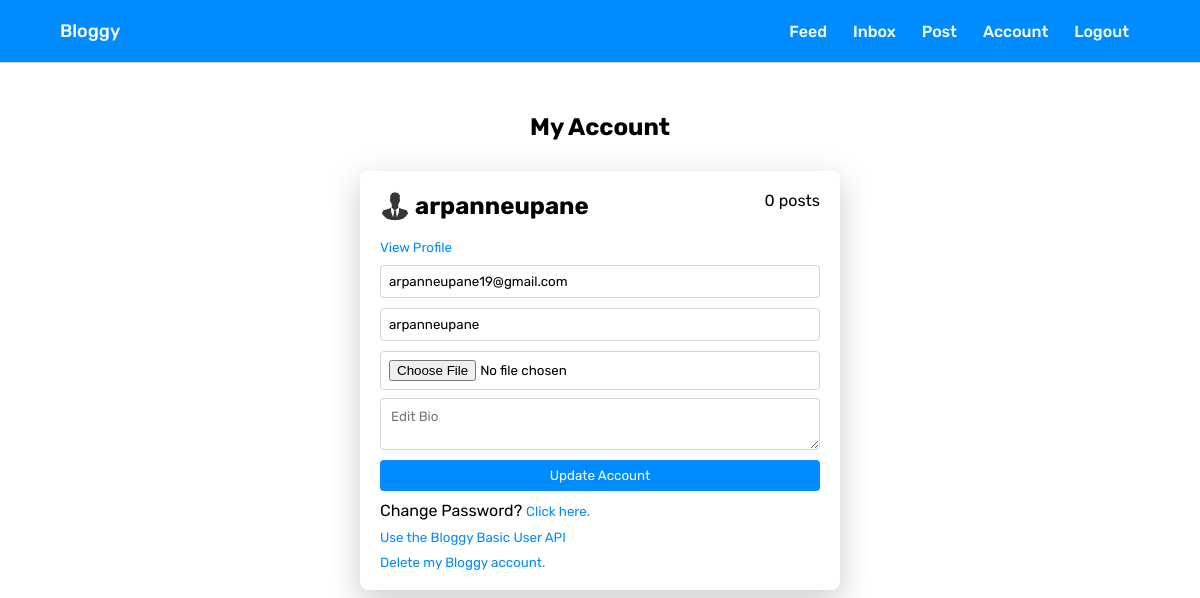
Page /account (signed in) on the committed database.
### app/main.py (models this page shows, shortened)
class User(db.Model, UserMixin):
    id = db.Column(db.Integer, primary_key=True)
    username = db.Column(db.String(15), unique=True)
    email = db.Column(db.String(50), unique=True)
    password = db.Column(db.String())
    profile_pic = db.Column(
        db.String(40), nullable=False, default='default.jpg')
    posts = db.relationship('Post', backref='author', lazy='dynamic')
    commenter = db.relationship('Comment', backref='commenter', lazy='dynamic')
    access_token = db.Column(db.String(180))
    liker = db.relationship('Like', backref='liker', lazy='dynamic')
    followed = db.relationship(
        'Follower', backref='followed', foreign_keys='Follower.followed_id', lazy='dynamic')
    follower = db.relationship(
        'Follower', backref='follower', foreign_keys='Follower.follower_id', lazy='dynamic')
    sender = db.relationship('Message', backref='sender',
                             foreign_keys='Message.sender_id', lazy='dynamic')
    receiver = db.relationship('Message', backref='receiver',
                               foreign_keys='Message.receiver_id', lazy='dynamic')
    bio_content = db.Column(db.String(1000))
    verified = db.Column(db.Boolean(), default=False)

### app/main.py (the view)
@app.route("/account", methods=['GET', 'POST'])
@login_required
def account():
    if current_user.username == 'admin' and current_user.email == 'arpanneupane19@gmail.com':
        session['logged_in'] = True
        return redirect('/admin')
    posts = Post.query.filter_by(author=current_user).all()
    post_total = 0
    for i in posts:
        post_total += 1
    form = UpdateAccount()
    if form.validate_on_submit():
        if form.profile_pic.data:
            picture_file = save_picture(form.profile_pic.data)
            current_user.profile_pic = picture_file
        current_user.username = form.username.data
        current_user.email = form.email.data
        current_user.bio_content = form.bio.data
        db.session.commit()
        flash('Your account has been updated!', 'success')
        return redirect(url_for('account'))
    elif request.method == 'GET':
        form.username.data = current_user.username
        form.email.data = current_user.email
        form.bio.data = current_user.bio_content
    profile_pic = url_for(
        'static', filename='profile_pics/' + current_user.profile_pic)
    return render_template("account.html", name=current_user.username, email=current_user.email, title="My Profile", form=form, posts=post_total, profile_pic=profile_pic)

### app/main.py (shortened to what this page needs)
class UpdateAccount(FlaskForm):
    email = StringField(validators=[InputRequired(), Email(
        message="Invalid Email"), Length(max=50)], render_kw={"placeholder": "Edit Email"})
    username = StringField("Username", validators=[InputRequired(), Length(
        min=4, max=15)], render_kw={"placeholder": "Edit Username"})
    bio = TextAreaField([Length(min=0, max=1000)], render_kw={
        "placeholder": "Edit Bio"})
    profile_pic = FileField(validators=[FileAllowed(['jpg', 'png', 'jpeg'])])
    submit = SubmitField('Update Account')

### app/main.py (called while the page is built)
@login_manager.user_loader
def load_user(user_id):
    return User.query.get(int(user_id))

@app.before_request
def make_session_permanent():
    session.permanent = True

### app/templates/account.html (shortened to what this page needs)
{% extends "base.html" %} {% block content %}
<link rel="stylesheet" href="{{url_for('static', filename='account.css')}}" />
<div class="container">
    <h2>My Account</h2>
    <form method="POST" action="" enctype="multipart/form-data">
        <div class="basic-user-info">
            <div class="img-and-name">
                <img src="../static/profile_pics/{{current_user.profile_pic}}" />
                {% if current_user.verified == True %}
                <h2>{{current_user.username}} ✅</h2>
                {% else %}
                <h2>{{current_user.username}}</h2>
                {% endif %}
            </div>
            <div class="num-of-posts">
                {% if posts == 1 %}
                <p>{{posts}} post</p>
                {% else %}
                <p>{{posts}} posts</p>
                {% endif %}
            </div>
        </div><br>
        <a href="{{url_for('user', username=current_user.username)}}">View Profile</a>
        {{ form.hidden_tag ()}} {{ form.email}} {{ form.username}} {{
        form.profile_pic}} {{ form.bio}} {{ form.submit}}
        <p class="change-pw">
            Change Password? <a href="changepassword">Click here.</a>
        </p>
        <a class="use-api" href="{{ url_for('use_api')}}">Use the Bloggy Basic User API</a>
        <a href="{{ url_for('delete_account')}}">Delete my Bloggy account.</a>
    </form>
</div>
{% endblock %}

### app/static/base.css (style rules this page uses)
* { box-sizing: border-box; margin: 0; padding: 0; font-family: "Rubik", sans-serif; }
a { text-decoration: none; color: rgb(0, 140, 255); }

### app/static/account.css (style rules this page uses)
a { color: rgb(0, 140, 255); font-size: smaller; }
.container { display: flex; flex-direction: column; align-items: center; margin-top: 50px; }
.container > form { display: flex; flex-direction: column; padding: 20px; width: 40%; box-shadow: 0px 10px 30px rgba(48, 48, 48, 0.25); border-radius: 8px; margin-top: 30px; }
form > input { margin-top: 10px; padding: 8px; border: 1px solid lightgray; border-radius: 4px; }
form > textarea { margin-top: 8px; padding: 10px; max-width: 100%; min-width: 100%; min-height: 40px; max-height: 150px; border: 1px solid lightgray; border-radius: 4px; }
form > input[type="submit"] { cursor: pointer; border: none; background: rgb(0, 140, 255); color: white; margin-bottom: 10px; }
.basic-user-info { display: flex; justify-content: space-between; }
.basic-user-info .img-and-name { display: flex; align-items: center; }
.img-and-name > img { width: 30px; margin-right: 5px; height: 30px; object-fit: contain; border-radius: 25px; cursor: pointer; }
.change-pw { margin-bottom: 10px; }
.use-api { margin-bottom: 10px; }

### rows in the picture
User: profile_pic (placeholder picture), username "arpanneupane", email "arpanneupane19@gmail.com"

### other values in the picture
{{ posts }} "0"
